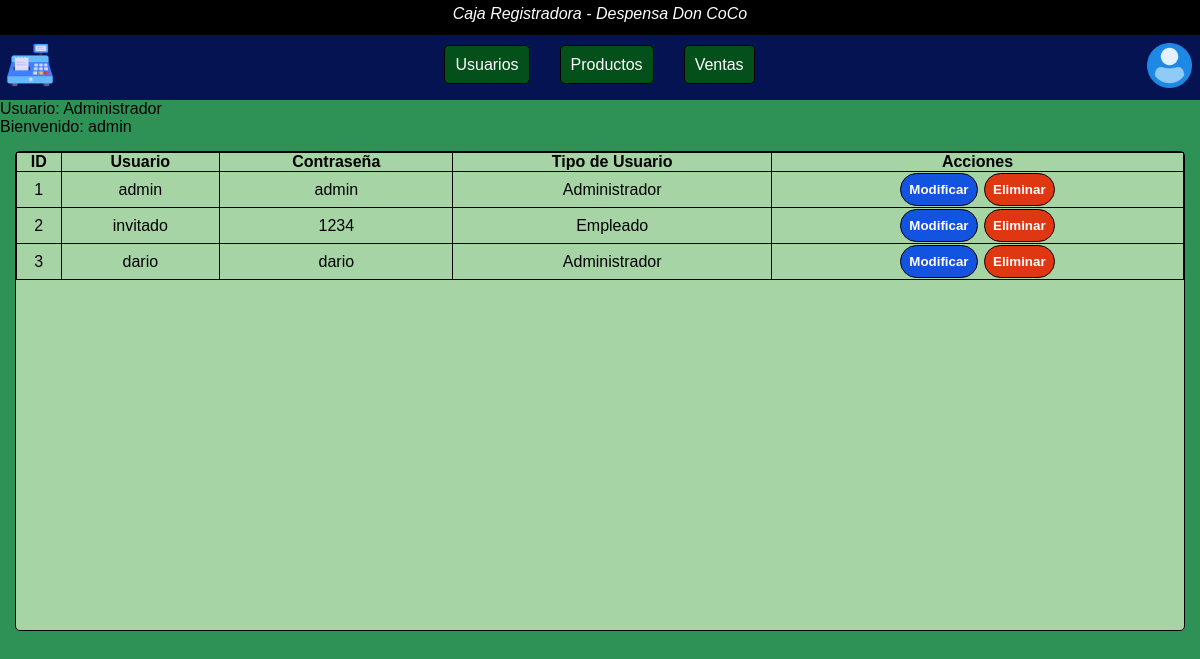
The app's page /php/user_table.php (signed in) with its own data.
### tables this page shows
CREATE TABLE `Usuarios` (
  `Id_usuario` int(11) NOT NULL,
  `Nombre` varchar(70) NOT NULL,
  `Clave` varchar(70) NOT NULL,
  `Tipo` varchar(50) NOT NULL
);

### php/user_table.php (the view, shortened to what this page needs)
<?php
include ('connection.php');
?>
<!DOCTYPE html>
<html lang="en">
<head>
    <link rel="stylesheet" href="../css/tables.css">
    <link rel="stylesheet" href="../css/header.css">
</head>
<body>
    <?php require('header.php');?>
    <main>
        <?php
        if (isset($_SESSION['nombre']) && isset($_SESSION['tipo'])) {
            $user = $_SESSION['nombre'];
            $type = $_SESSION['tipo'];
            echo "Usuario: $type<br>";
            echo "Bienvenido: $user";
        } else {
            echo "ERROR de SESSION";
        }
        ?>
        <div class="table">
            <table>
                <tr>
                    <th>ID</th>
                    <th>Usuario</th>
                    <th>Contraseña</th>
                    <th>Tipo de Usuario</th>
                    <th>Acciones</th>
                </tr>
                <?php
                $sql_user = "SELECT * FROM Usuarios";
                $result = $conn->query($sql_user);
                while($row = $result->fetch_assoc()) {?>
                <tr>
                    <td><?php echo $row['Id_usuario'];?></td>
                    <td><?php echo $row['Nombre'];?></td>
                    <td><?php echo $row['Clave'];?></td>
                    <td><?php echo $row['Tipo'];?></td>
                    <td>
                        <button class="btn-modi"><a href="user_modify.php?id=<?php echo $row['Id_usuario']?>">Modificar</a></button>
                        <button class="btn-del"><a href="user_delete.php?id=<?php echo $row['Id_usuario']?>">Eliminar</a></button>
                    </td>
                </tr>
                <?php }?>
            </table>
        </div>
    </main>
</body>
</html>

### css/tables.css (style rules this page uses)
.table { background-color: #a6d4a5; height: 480px; margin: 15px; border-radius: 5px; border: 1px solid; }
.table table { width: 100%; border-collapse: collapse; }
.table table td, th { border: 1px solid; text-align: center; }
.btn-modi { text-decoration: none; background-color: #1253df; padding: 8px; margin: 1px; border-radius: 20px; border: 1px solid black; }
.btn-modi a { color: white; text-decoration: none; font-weight: bold; }
.btn-del { text-decoration: none; background-color: #df3712; padding: 8px; margin: 1px; border-radius: 20px; border: 1px solid black; }
.btn-del a { color: white; text-decoration: none; font-weight: bold; }

### css/header.css (style rules this page uses)
* { padding: 0; margin: 0; box-sizing: border-box; }
body { background-color: #2E9256; font-family: Verdana, Geneva, Tahoma, sans-serif; }

### records on screen
usuarios: Id_usuario "1", Nombre "admin", Clave "admin", Tipo "Administrador"
usuarios: Id_usuario "2", Nombre "invitado", Clave "1234", Tipo "Empleado"
usuarios: Id_usuario "3", Nombre "dario", Clave "dario", Tipo "Administrador"

### other values on screen
$type "Administrador"
$user "admin"
